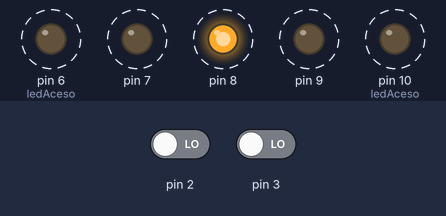
A sketch run on a simulated Arduino Uno, built with avr-gcc and run on an emulated ATmega328P. Parts: output pins drawn as LEDs (lit = HIGH). Dashed ring = blinking. Inputs (shaded band) come from the test bench; at power-on: pin 2 LOW, pin 3 LOW.

Above: at 1.25 s.
1.3 s: pin 2 driven HIGH
At 1.7 s:
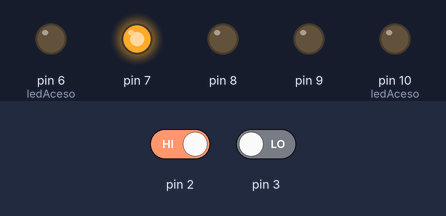
4.3 s: pin 3 driven HIGH
At 4.55 s:
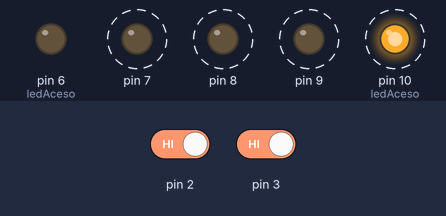
7.3 s: pin 3 driven LOW
At 8.2 s:
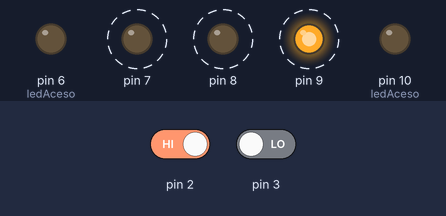
Timing chart, 0 to 16.3 s (numbered marks = the images above; inputs shaded):
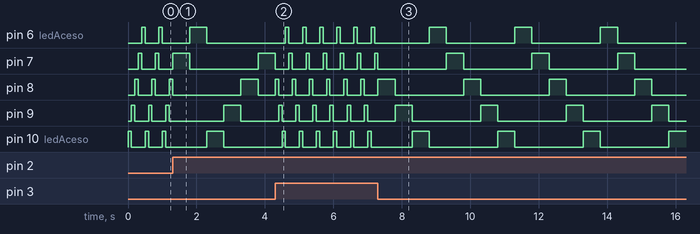

The sketch:

lab32.ino
```cpp
byte ledAceso = 6; /* Inicia acendendo o led 6 */
byte sentido = HIGH; /* valor de "sentido" define direção de rotação*/
volatile int tempo=100;

void setup() {
  for(byte i=6; i <= 10; i++)
  {
     pinMode(i, OUTPUT);
  }
  PCMSK2 = (1<<PCINT18)|(1<<PCINT19);
  PCICR = (1<<PCIE2);
 }

void loop() {
  digitalWrite(ledAceso, LOW);
  if (sentido == HIGH){
     if(ledAceso == 6){   ledAceso = 10;  }
     else             {   ledAceso--;     }
  }
  else{
     if(ledAceso == 10){  ledAceso = 6;   }
     else              {  ledAceso++;     }
  }
  digitalWrite(ledAceso,HIGH);
  delay(tempo);
}

ISR(PCINT2_vect)
{
  if(digitalRead(3)==HIGH)
    {
  sentido=!sentido;
    }
  if(digitalRead(2)==HIGH)
  if (tempo==100)
  {
  	tempo=500;
  }
  else
  {
    tempo=100;
  }
}
```

Measured:
- after the input at 7.3 s, pin 6 (ledAceso): alternates HIGH for 0.50 s and LOW for 2.0 s, starting after 1.5 s; pin 7: alternates HIGH for 0.50 s and LOW for 2.0 s, starting after 2.0 s; pin 8, pin 9: alternates HIGH for 0.50 s and LOW for 2.0 s, starting after 0.50 s; pin 10 (ledAceso): alternates HIGH for 0.50 s and LOW for 2.0 s, starting after 1.0 s
- by itself, pin 6 (ledAceso), pin 7–9, pin 10 (ledAceso): alternates HIGH for 0.10 s and LOW for 0.40 s
